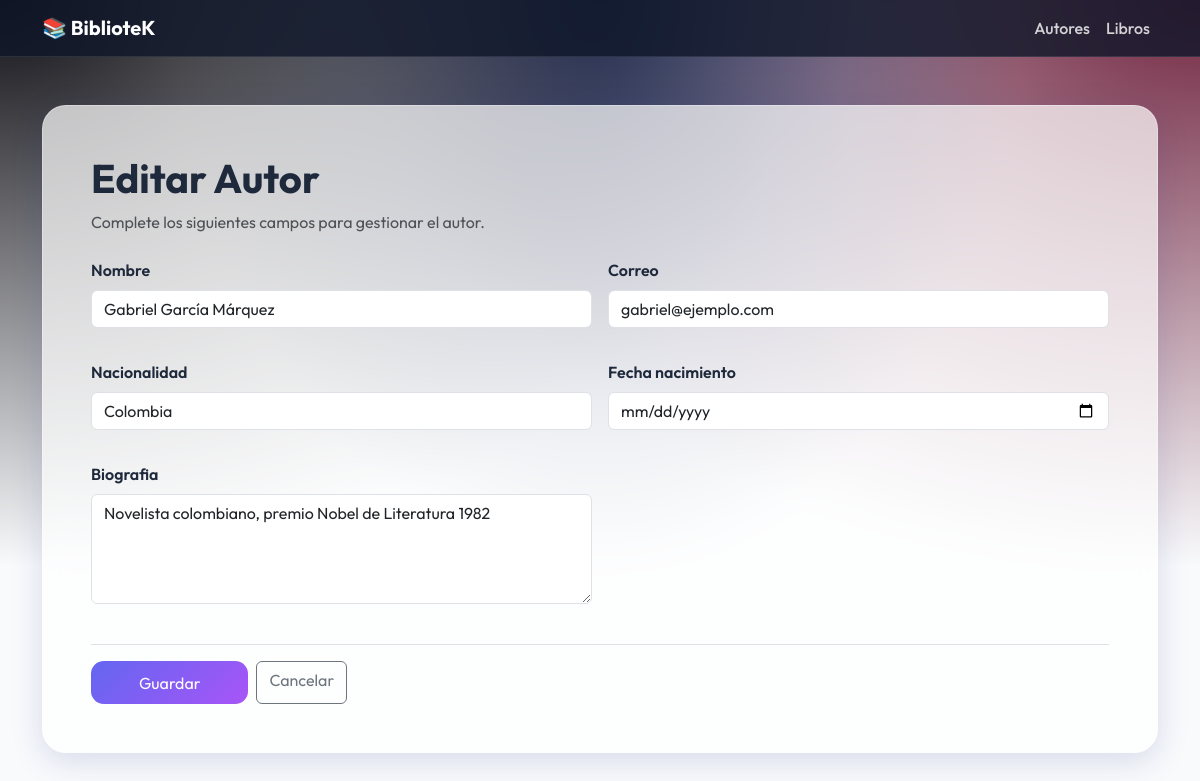
The app's page /autores/editar/1/ with its own data.
### gestion/models.py (models this page shows, shortened)
class Autor(models.Model):
    nombre = models.CharField(max_length=100)
    correo = models.EmailField(unique=True)
    nacionalidad = models.CharField(max_length=50)
    fecha_nacimiento = models.DateField()
    biografia = models.TextField(blank=True, null=True)

### gestion/views.py (the view)
# urls.py: path('autores/editar/<int:pk>/', views.editar_autor, name='editar_autor'),
def editar_autor(request, pk):
    autor = get_object_or_404(Autor, pk=pk)
    if request.method == 'POST':
        form = AutorForm(request.POST, instance=autor)
        if form.is_valid():
            form.save()
            return redirect('gestion:lista_autores')
    else:
        form = AutorForm(instance=autor)
    return render(request, 'gestion/autor_form.html', {'form': form})

### gestion/forms.py
class AutorForm(forms.ModelForm):
    class Meta:
        model = Autor
        fields = ['nombre', 'correo', 'nacionalidad', 'fecha_nacimiento', 'biografia']
        widgets = {
            'nombre': forms.TextInput(attrs={
                'class': 'form-control',
                'placeholder': 'Nombre completo del autor'
            }),
            'correo': forms.EmailInput(attrs={
                'class': 'form-control',
                'placeholder': 'correo@ejemplo.com'
            }),
            'nacionalidad': forms.TextInput(attrs={
                'class': 'form-control',
                'placeholder': 'Ej: Colombia'
            }),
            'fecha_nacimiento': forms.DateInput(attrs={
                'class': 'form-control',
                'type': 'date'
            }),
            'biografia': forms.Textarea(attrs={
                'class': 'form-control',
                'placeholder': 'Breve biografía del autor',
                'rows': 4
            }),
        }

### gestion/templates/gestion/autor_form.html (shortened to what this page needs)
{% extends 'gestion/base.html' %}
{% block content %}
<div class="mb-4">
    <h1 class="fw-bold">{% if form.instance.pk %}Editar{% else %}Crear{% endif %} Autor</h1>
    <p class="text-muted">Complete los siguientes campos para gestionar el autor.</p>
</div>
<form method="post" class="needs-validation">
    <div class="row g-3">
        {% for field in form %}
        <div class="col-md-6 mb-3">
            <label for="{{ field.id_for_label }}" class="form-label fw-semibold">{{ field.label }}</label>
            {{ field }}
        </div>
        {% endfor %}
    </div>
    <div class="mt-4 pt-3 border-top d-flex gap-2">
        <button type="submit" class="btn btn-primary px-5">Guardar</button>
        <a href="{% url 'gestion:lista_autores' %}" class="btn btn-outline-secondary">Cancelar</a>
    </div>
</form>
{% endblock %}

### gestion/templates/gestion/base.html (style rules this page uses)
:root { --glass-bg: rgba(255, 255, 255, 0.7); --glass-border: rgba(255, 255, 255, 0.3); --primary-gradient: linear-gradient(135deg, #6366f1 0%, #a855f7 100%); }
body { font-family: 'Outfit', sans-serif; background: #f8fafc; background-image: radial-gradient(at 0% 0%, hsla(253,16%,7%,1) 0, transparent 50%), radial-gradient(at 50% 0%, hsla(225,39%,30%,1) 0, transparent 50%), radial-gradient(at 100% 0%, hsla(339,49%,30%,1) 0, transparent 50%); min-height: 100vh; color: #1e293b; }
.btn-primary { background: var(--primary-gradient); border: none; padding: 0.6rem 1.5rem; border-radius: 0.8rem; transition: transform 0.2s; }

### gestion/templates/gestion/autor_form.html (style rules this page uses)
input, select, textarea { display: block; width: 100%; padding: 0.375rem 0.75rem; font-size: 1rem; font-weight: 400; line-height: 1.5; color: #212529; background-color: #fff; background-clip: padding-box; border: 1px solid #ced4da; -webkit-appearance: none; -moz-appearance: none; appearance: none; border-radius: 0.5rem; transition: border-color .15s ease-in-out,box-shadow .15s ease-in-out; }

### records on screen
Autor: form "Gabriel García Márquez" "gabriel@ejemplo.com" "Colombia" "Novelista colombiano, premio Nobel de Literatura 1982"

### other values on screen
{{ field.label }} "Nombre" "Correo" "Nacionalidad" "Fecha nacimiento" "Biografia"
